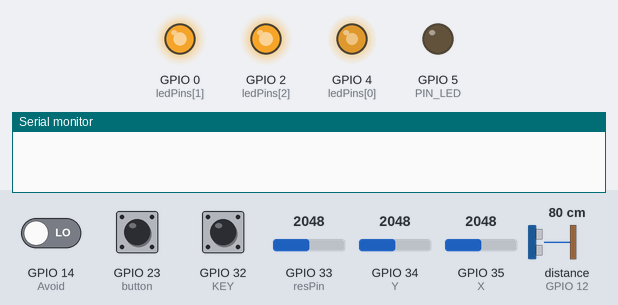
This sketch was run on a simulated ESP32. Parts: output pins drawn as LEDs (lit = HIGH), the last lines printed to the serial monitor. The inputs (shaded band) are chosen by the test bench; at power-on: GPIO 23 (button) HIGH, GPIO 14 (Avoid) LOW, GPIO 32 (KEY) LOW, GPIO 33 (resPin) = 2048, GPIO 34 (Y) = 2048, GPIO 35 (X) = 2048, distance to the obstacle (sensor on GPIO 12) 80 cm. The echo pulse lasts 58.3 µs per cm; random numbers use the default seed unless the sketch sets one; pins used as bus, display or sensor lines are not drawn.

Above: at 4.2 s.
4.3 s: GPIO 23 (button) pulled LOW for 0.15 s
At 4.3 s:
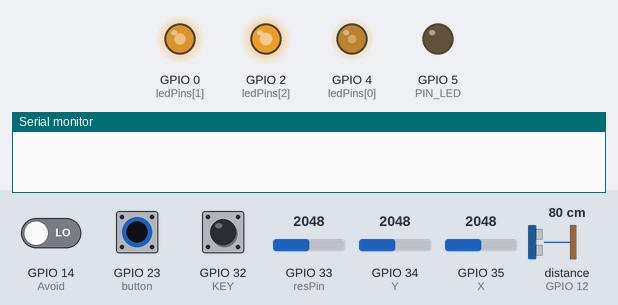
6.3 s: GPIO 14 (Avoid) driven HIGH
8.2 s: GPIO 23 (button) pulled LOW for 1 s
10.7 s: GPIO 23 (button) pulled LOW for 0.15 s
At 11.0 s:
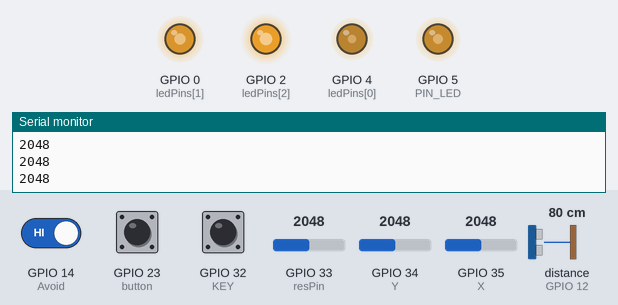
12.3 s: GPIO 23 (button) pulsed LOW 2 times (0.12 s each, 0.3 s apart)
At 12.75 s:
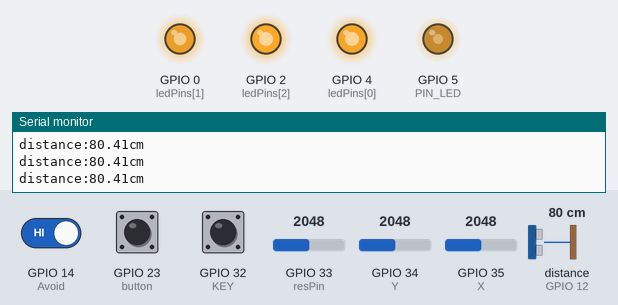
At 13.15 s:
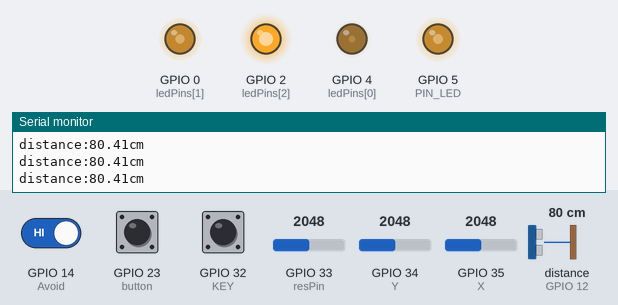
15.3 s: GPIO 23 (button) pulled LOW for 3.2 s
Timing chart, 0 to 18.3 s (numbered marks = the images above; inputs shaded):
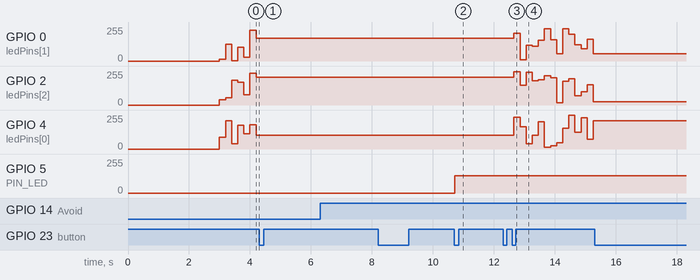

The sketch:

Comprehensive_experiment.ino
```cpp
//**********************************************************************
/*
 * Filename    : Comprehensive experiment
 * Description : Multiple sensors/modules work together
 * Auther      : http//www.keyestudio.com
*/
//rgb is connected to 4,0,2
int ledPins[] = {4, 0, 2};    //define red, green, blue led pins
const byte chns[] = {0, 1, 2};        //define the pwm channels
int red, green, blue;

//Rocker module port
int X = 35;
int Y = 34;
int KEY = 32;

//Potentiometer pin is connected to analog port 33
int resPin = 33;

//Obstacle avoidance sensor pin connected to IO port 14
int Avoid = 14;

//LED is Connected to GP5
#define PIN_LED   5  // the pin of the LED
#define CHAN    3

//Ultrasonic sensor port
int Trig = 13;
int Echo = 12;

//Key module port
int button = 23;

int PushCounter = 0;//Store the number of times a key is pressed
int yushu = 0;
unsigned char dht[4] = {0, 0, 0, 0};//Only the first 32 bits of data are received, not the parity bits
bool ir_flag = 1;
float out_X, out_Y, out_Z;

void counter() {
  delay(10);
  ir_flag = 0;
  if (!digitalRead(button)) {
    PushCounter++;
  }
}

void setup() {
  Serial.begin(9600);//Set baud rate to 9600
  pinMode(KEY, INPUT);//Button of remote sensing module
  ledcSetup(CHAN, 1000, 12);
  ledcAttachPin(PIN_LED, CHAN);
  pinMode(button, INPUT);//The key module
  attachInterrupt(digitalPinToInterrupt(button), counter, FALLING);  //External interrupt 0, falling edge fired
  pinMode(Avoid, INPUT);//Obstacle avoidance sensor
  pinMode(Trig, OUTPUT);//Ultrasonic module
  pinMode(Echo, INPUT);
  for (int i = 0; i < 3; i++) {   //setup the pwm channels,1KHz,8bit
    ledcSetup(chns[i], 1000, 8);
    ledcAttachPin(ledPins[i], chns[i]);
  delay(1000);
 }
}

void loop() {
  yushu = PushCounter % 5;
  if (yushu == 0) {  //The remainder is 0
    yushu_0();  //rgb displays
  } else if (yushu == 1) {  //The remainder is 1
    yushu_1();  //Obstacle avoidance sensor detects obstacles
  } else if (yushu == 2) {  //The remainder is 2
    yushu_2();  //Displays the rocker value
  }else if (yushu == 3) {  //The remainder is 3
    yushu_3();  //Display potentiometer ADC value and potentiometer control LED
  } else if (yushu == 4) {  //The remainder is 4
    yushu_4();  //Shows the distance detected by ultrasound
  }
}

//RGB
void yushu_0() {
  red = random(0, 256);
  green = random(0, 256);
  blue = random(0, 256);
  setColor(red, green, blue);
  delay(200);
}
void setColor(byte r, byte g, byte b) {
  ledcWrite(chns[0], 255 - r); //Common anode LED, low level to turn on the led.
  ledcWrite(chns[1], 255 - g);
  ledcWrite(chns[2], 255 - b);
}

void yushu_1() {
  int val = digitalRead(Avoid);//Read the digital level output by the Obstacle avoidance sensor
  Serial.print(val);//Serial port print value
  if (val == 0) {//Obstruction detected
    Serial.println("   There are obstacles");
  }
  else {//No obstructions detected
    Serial.println("   All going well");
  }
  delay(100);
}

void yushu_2() {
  int x = analogRead(X);
  int y = analogRead(Y);
  int key = digitalRead(KEY);
  Serial.print("X:");
  Serial.print(x);
  Serial.print("    Y:");
  Serial.print(y);
  Serial.print("    KEY:");
  Serial.println(key);
  delay(100);
}

void yushu_3() {
  int adcVal = analogRead(resPin); //read adc
  Serial.println(adcVal);
  int pwmVal = adcVal;        // adcVal re-map to pwmVal
  ledcWrite(CHAN, pwmVal);    // set the pulse width.
  delay(10);
}

void yushu_4() {
  float distance = checkdistance();
  Serial.print("distance:");
  Serial.print(distance);
  Serial.println("cm");
  delay(100);
}

float checkdistance() {
  digitalWrite(Trig, LOW);
  delayMicroseconds(2);
  digitalWrite(Trig, HIGH);
  delayMicroseconds(10);
  digitalWrite(Trig, LOW);
  float distance = pulseIn(Echo, HIGH) / 58.00;
  delay(10);
  return distance;
}
//*************************************************************************************
```

Measured:
- after the input at 10.7 s, GPIO 5 (PIN_LED): 0/255 → 128/255 at once
